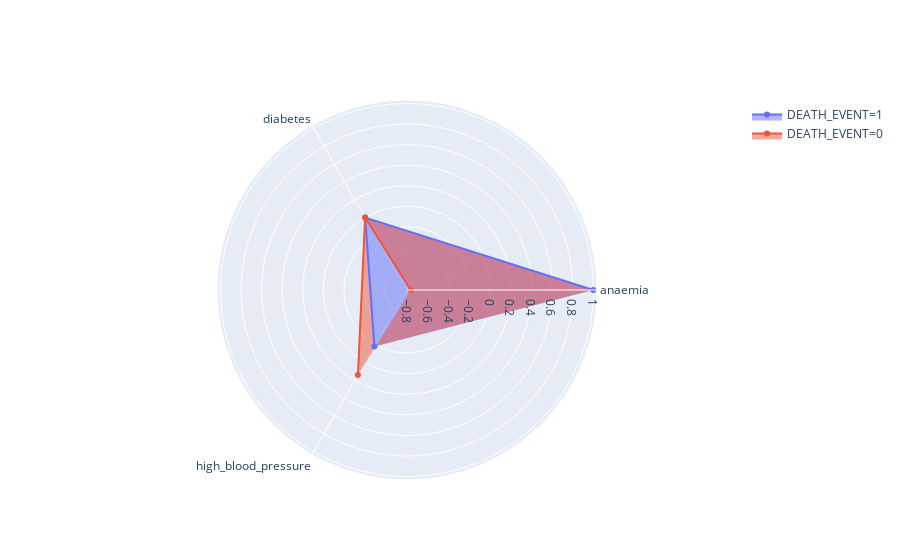

Write notebook code for a chart like this one.
### Code cell
#聚类中心雷达图
thetas=data_users_norm.columns[0:11]
print(thetas)
fig = go.Figure()
fig.add_trace(
      go.Scatterpolar(
            r=centers.iloc[0,:].tolist(),
            theta=thetas,
            fill='tonext',
            name='DEATH_EVENT=1'
))
fig.add_trace(
      go.Scatterpolar(
            r=centers.iloc[1,:].tolist(),
            theta=thetas,
            fill='tonext',
            name='DEATH_EVENT=0'
))


fig.show()

### Figure 1 — Plotly figure (JSON) as saved in the notebook; plotly's stock layout.template omitted (floating-point values rounded to 4 significant figures)
{"data": [{"fill": "tonext", "name": "DEATH_EVENT=1", "r": [0.9963, -0.001262, -0.1796], "theta": ["anaemia", "diabetes", "high_blood_pressure", "sex", "smoking", "age", "creatinine_phosphokinase", "ejection_fraction", "platelets", "serum_creatinine", "serum_sodium"], "type": "scatterpolar"}, {"fill": "tonext", "name": "DEATH_EVENT=0", "r": [-0.7769, 0.000984, 0.14], "theta": ["anaemia", "diabetes", "high_blood_pressure", "sex", "smoking", "age", "creatinine_phosphokinase", "ejection_fraction", "platelets", "serum_creatinine", "serum_sodium"], "type": "scatterpolar"}], "layout": {}}
